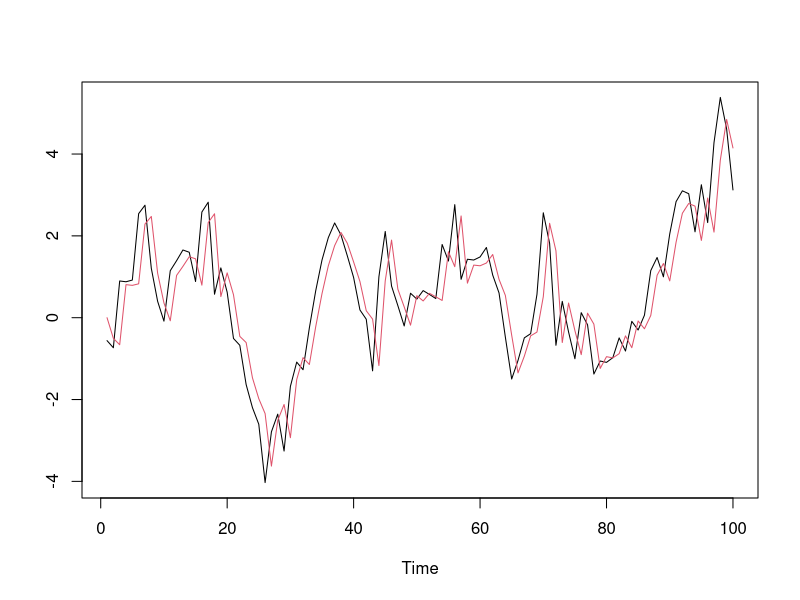
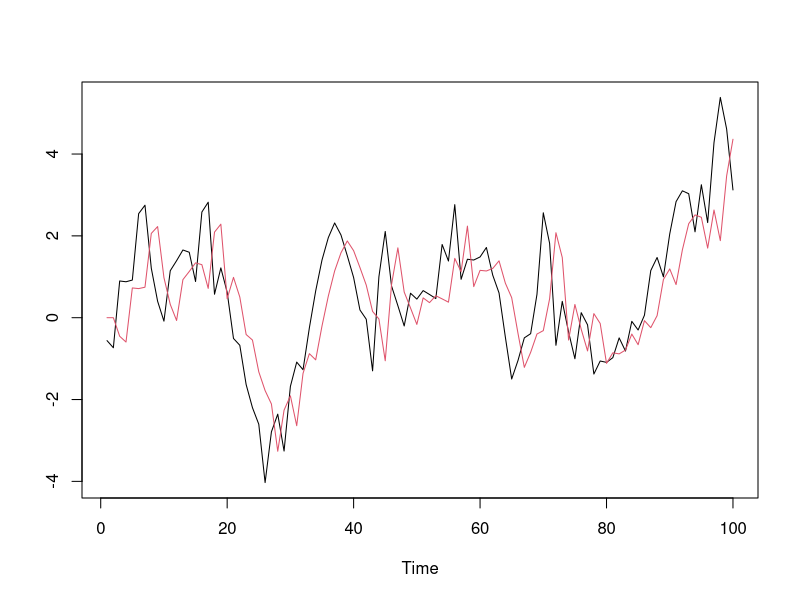

R code for these plots, in order:
## ---- chunk 1
knitr::opts_knit$set(root.dir = 'C:/Users/neide/OneDrive/Documents/GitHub/BEwebinar/Data')
## ---- chunk 2
set.seed(123)
n <- 100
z <- rnorm(n)
x <- rep(0,n)
xhat <- rep(0,n)
phi <- .9
x0 <- 0
x[1] <- x0 + z[1]
for(t in 2:n) 
{
  x[t] <- phi*x[t-1] + z[t] 
  xhat[t] <- phi*x[t-1]
}
plot(ts(x),xlab="Time",ylab="")
lines(ts(xhat),col=2)
## ---- chunk 3
set.seed(123)
n <- 100
z <- rnorm(n)
x <- rep(0,n)
xhat <- rep(0,n)
phi <- .9
x0 <- 0
x[1] <- x0 + z[1]
x[2] <- phi*x[1] + z[2]
for(t in 3:n) 
{
  x[t] <- phi*x[t-1] + z[t] 
  xhat[t] <- phi^2*x[t-2]
}
plot(ts(x),xlab="Time",ylab="")
lines(ts(xhat),col=2)
